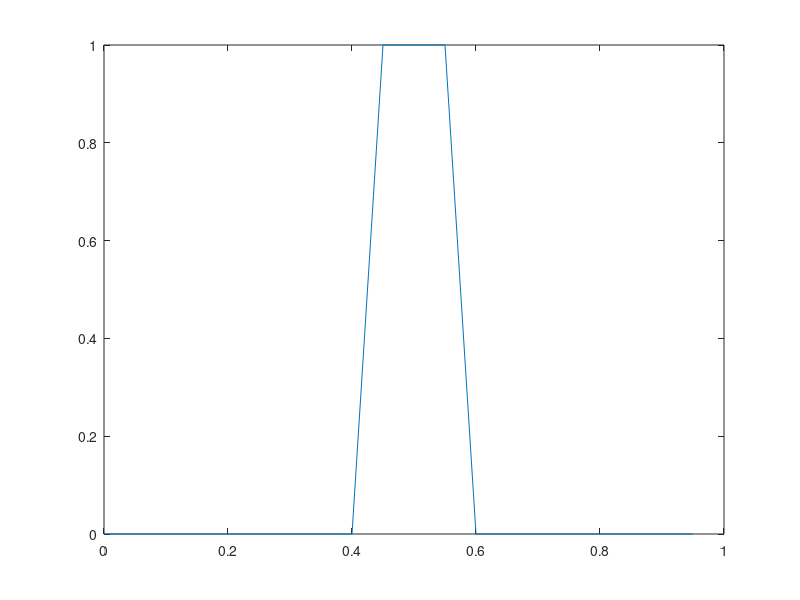

The MATLAB source for this figure:
function FFTtest2

clear
clc

N = 20;
x = linspace(0,1-1/N,N);
y = zeros(1,N);
for i = 1:N
    if x(i) > 0.4 && x(i) < 0.6
        y(i) = 1;
    end 
end

f = fft(y)
z = ifft(f)
plot(x,y)
%plot(x,z)

end

